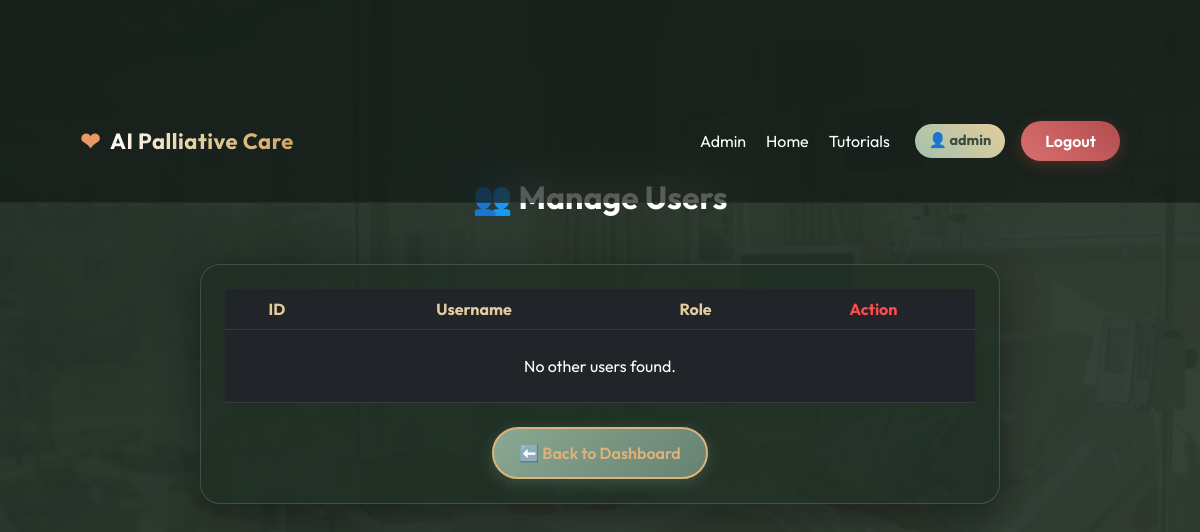
/manage_users (signed in), run on an earlier commit of the app's database.
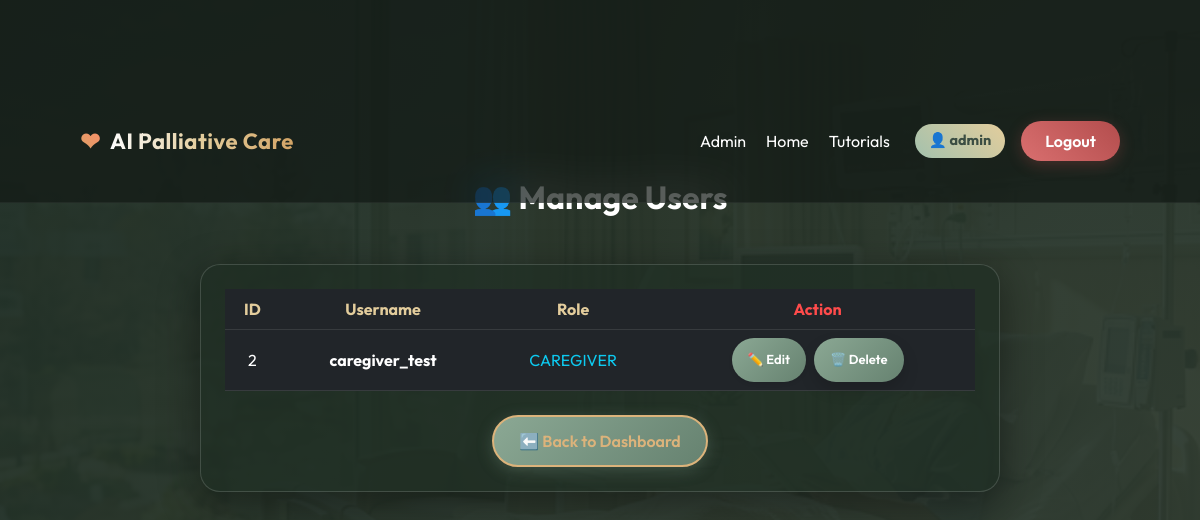
And on a later commit of the database.
### tables this page shows
CREATE TABLE users(
        id INTEGER PRIMARY KEY AUTOINCREMENT,
        username TEXT UNIQUE,
        password TEXT,
        role TEXT,
        status TEXT DEFAULT 'Available'
    );

### app.py (the view)
@app.route("/manage_users")
def manage_users():
    if session.get("role") != "admin":
        return redirect("/login")
    conn = get_db()
    users = conn.execute("SELECT id, username, role FROM users WHERE role != 'admin'").fetchall()
    conn.close()
    return render_template("admin_manage_users.html", users=users)

### app.py (called while the page is built)
@app.after_request
def add_header(response):
    response.cache_control.no_store = True
    response.cache_control.no_cache = True
    response.cache_control.must_revalidate = True
    response.cache_control.max_age = 0
    return response

def get_db():
    conn = sqlite3.connect(DB)
    conn.row_factory = sqlite3.Row
    return conn

### templates/admin_manage_users.html (shortened to what this page needs)
{% extends "base.html" %}
{% block content %}
<div class="container py-5">
    <h2 class="text-center fw-bold text-white mb-5">👥 Manage Users</h2>
    <div class="glass-card table-responsive p-4 mx-auto" style="max-width: 800px;">
        <table class="table table-dark table-hover text-center align-middle" style="background: transparent;">
            <thead>
                <tr>
                    <th scope="col" style="color: #e3cd9c;">ID</th>
                    <th scope="col" style="color: #e3cd9c;">Username</th>
                    <th scope="col" style="color: #e3cd9c;">Role</th>
                    <th scope="col" style="color: #ff4b4b;">Action</th>
                </tr>
            </thead>
            <tbody>
                {% for user in users %}
                <tr>
                    <td>{{ user.id }}</td>
                    <td class="fw-bold">{{ user.username }}</td>
                    <td class="text-uppercase text-info">{{ user.role }}</td>
                    <td class="d-flex justify-content-center gap-2">
                        <a href="/edit_user/{{ user.id }}" class="btn btn-sm btn-outline-info rounded-pill px-3 shadow-sm" style="font-size: 13px;">
                            ✏️ Edit
                        </a>
                        <a href="/delete_user/{{ user.id }}" class="btn btn-sm btn-danger rounded-pill px-3 shadow" style="font-size: 13px;" onclick="return confirm('⚠️ Are you sure you want to permanently delete user: {{ user.username }}?');">
                            🗑️ Delete
                        </a>
                    </td>
                </tr>
                {% else %}
                <tr>
                    <td colspan="4" class="py-4">No other users found.</td>
                </tr>
                {% endfor %}
            </tbody>
        </table>
        <div class="text-center mt-4">
            <a href="/admin_dashboard" class="btn btn-outline rounded-pill">⬅️ Back to Dashboard</a>
        </div>
    </div>
</div>
{% endblock %}

### templates/base.html (shortened to what this page needs)
<!DOCTYPE html>
<html lang="en">
<head>
    <link href="https://cdn.jsdelivr.net/npm/bootstrap@5.3.0/dist/css/bootstrap.min.css" rel="stylesheet">
    <link rel="stylesheet" href="{{ url_for('static', filename='css/style.css') }}">
</head>
<body class="page-transition">
<nav class="navbar navbar-expand-lg premium-navbar fixed-top">
    <div class="container">
        <a class="navbar-brand brand-logo" href="/">
            <span class="heart">❤</span>
            <span class="brand-text">AI Palliative Care</span>
        </a>
        <div class="collapse navbar-collapse justify-content-end" id="navMenu">
            {% if session.get("user") %}
                {% if session["role"] == "caregiver" %}
                    <a href="/caregiver_dashboard" class="nav-link">Dashboard</a>
                {% elif session["role"] == "admin" %}
                    <a href="/admin_dashboard" class="nav-link">Admin</a>
                {% elif session["role"] == "nurse" %}
                    <a href="/nurse_dashboard" class="nav-link">Nurse</a>
                {% endif %}
                <a href="/" class="nav-link">Home</a>
                <a href="/tutorials" class="nav-link">Tutorials</a>
                <span class="user-badge">
                    👤 {{ session["user"] }}
                </span>
                <a href="/logout" class="btn btn-logout ms-3">Logout</a>
            {% else %}
                <a href="/login" class="btn btn-login me-2">Login</a>
                <a href="/signup" class="btn btn-signup">Signup</a>
            {% endif %}
        </div>
    </div>
</nav>
<div class="container py-5" style="padding-top: 130px !important;">
    {% block content %}{% endblock %}
</div>
</body>
</html>

### static/css/style.css (style rules this page uses)
body { font-family: 'Outfit', sans-serif; margin: 0; background: linear-gradient(135deg, rgba(30, 45, 35, 0.96), rgba(46, 59, 49, 0.94)), url('../images/real_ward.png') center/cover fixed; color: #fdfdfd; min-height: 100vh; overflow-x: hidden; }
.container { padding: 20px; padding-top: 100px; text-align: center; }
.premium-navbar { display: flex; justify-content: space-between; align-items: center; padding: 18px 60px; background: rgba(18, 25, 20, 0.7); backdrop-filter: blur(20px); -webkit-backdrop-filter: blur(20px); border-bottom: 1px solid rgba(255, 255, 255, 0.05); transition: 0.4s all ease; z-index: 1030; }
.brand-logo { display: flex; align-items: center; gap: 10px; font-weight: 700; font-size: 22px; text-decoration: none; }
.brand-text { background: linear-gradient(90deg, #fdfdfd, #e3cd9c, #d3a466); -webkit-background-clip: text; background-clip: text; -webkit-text-fill-color: transparent; letter-spacing: 0.5px; }
.heart { font-size: 24px; background: linear-gradient(45deg, #d3a466, #ff8c69); -webkit-background-clip: text; background-clip: text; color: transparent; animation: heartbeat 1.4s infinite; }
.nav-link { color: #fff !important; margin: 0 10px; position: relative; text-decoration: none; }
.nav-link::after { content: ""; width: 0%; height: 2px; background: #d3a466; position: absolute; bottom: -4px; left: 0; transition: 0.3s; }
.user-badge { background: linear-gradient(45deg, #a3c1ad, #e3cd9c); padding: 6px 14px; border-radius: 30px; font-size: 0.9rem; margin-left: 15px; color: #3b4d42; font-weight: bold; }
.btn { background: linear-gradient(135deg, #8ba894, #668270); padding: 12px 25px; border: none; color: white; border-radius: 30px; text-decoration: none; cursor: pointer; font-weight: 600; transition: all 0.3s ease; box-shadow: 0 4px 15px rgba(102, 130, 112, 0.4); }
.btn-outline { border: 2px solid #dcb37b; padding: 12px 25px; border-radius: 30px; color: #dcb37b; text-decoration: none; font-weight: 600; transition: all 0.3s ease; }
.btn-logout { background: linear-gradient(45deg, #d96f6f, #b34d4d); border: none; border-radius: 30px; padding: 8px 24px; color: white; font-weight: 600; cursor: pointer; transition: all 0.3s ease; box-shadow: 0 4px 15px rgba(179, 77, 77, 0.3); }
.glass-card { background: rgba(30, 45, 35, 0.65); padding: 35px; border-radius: 20px; backdrop-filter: blur(16px); border: 1px solid rgba(255, 255, 255, 0.15); box-shadow: 0 10px 40px rgba(0, 0, 0, 0.4); transition: all 0.4s cubic-bezier(0.175, 0.885, 0.32, 1.275); }
.page-transition { animation: fadeIn 0.4s ease-out forwards; }

What changed in the data, as far as the page shows it:
added users: id "2", username "caregiver_test", role "CAREGIVER"
Also different on the page:
text no longer shown: "No other users found."
